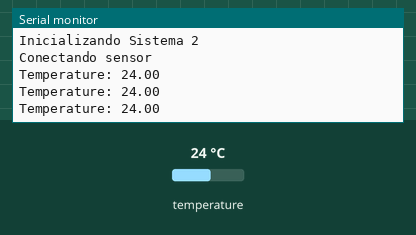
Bench run of a sketch on a simulated Arduino Uno, built with avr-gcc and run on an emulated ATmega328P. Parts: the last lines printed to the serial monitor. The test bench sets the inputs (shaded band); at power-on: temperature 24 °C.

Above: at 2.3 s.
2.4 s: temperature set to 12 °C
At 3.7 s:
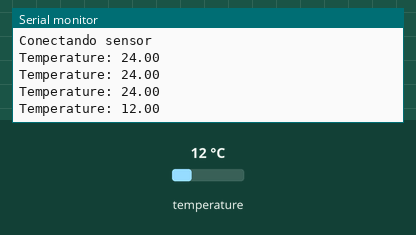
3.9 s: temperature set to 19 °C
At 3.9 s:
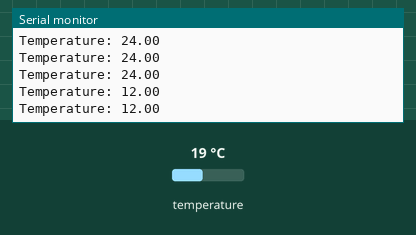
Timing chart, 0 to 6.9 s (numbered marks = the images above; inputs shaded):
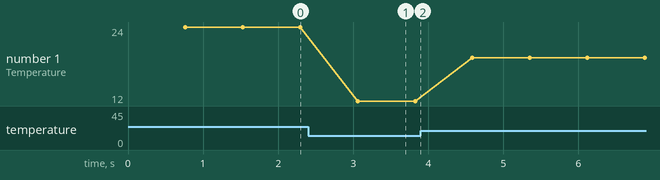

Measured:
- after the input at 2.4 s, the serial monitor: prints a new line after 0.66 s (image 1)
- plotted number 1: 24 → 12 after the input at 2.4 s, 12 → 19 after the input at 3.9 s

The sketch:

esp-18b20.ino
```cpp
#include <OneWire.h>
#include <DallasTemperature.h>
#define ONE_WIRE_BUS 8  // DS18B20 pin
OneWire oneWire(ONE_WIRE_BUS);
DallasTemperature DS18B20(&oneWire);


void setup() {
  // put your setup code here, to run once:
    Serial.begin(9600);
    Serial.println("");
  Serial.println("");
  Serial.println("Inicializando Sistema 2");
  Serial.print("Conectando sensor ");
  Serial.println("");
  Serial.println("");

}

void loop() {
  // put your main code here, to run repeatedly:
    float temp;
    DS18B20.requestTemperatures();
    temp = DS18B20.getTempCByIndex(0);
    Serial.print("Temperature: ");
    Serial.println(temp);
}
```
